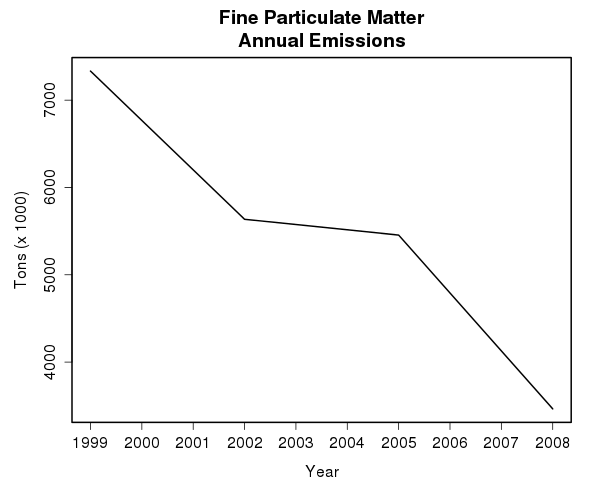

Source code (R):
## File plot1.R Assignment 2 Exploratory Data Analysis November, 2014.
## Dave Kenny

## Plot the PM_2.5 totals for all sources over each sample year using the
## basic plotting system.

source("loadData.R")  ## Source the utility file that downloads, unzips, and
## reads in the data as needed.
targFile="plot1.png"

Years <- unique(NEI$year)  ## sample years
p1Data <- data.frame()     ## small storage structure for subset of data
for( i in 1:length(Years)){                            ## load in data and 
  p1Data[i,1] <- Years[i]
  p1Data[i, 2] <- sum(NEI[NEI$year==Years[i], 4])      ## Get the NEI totals 
  }

colnames(p1Data) <- c("Year", "Total")
par(pin = c(6, 4),                                     ## Size of plot and 
    lab=c(12, 4, 7),                                   ## other aesthetics
    lwd=2,
    mar=c(4,5,4,2)) 
plot(p1Data$Year,                                      ## Plot
     p1Data$Total/1000, 
     type="l", 
     ylab="tons (x 1000)", 
     xlab="year", 
     main="Fine Particulate Matter Annual Emissions")
dev.copy(png, width=600, height=480, file = targFile)  ## output to file
dev.off()
rm(p1Data, Years, targFile, i)                         ## Cleanup